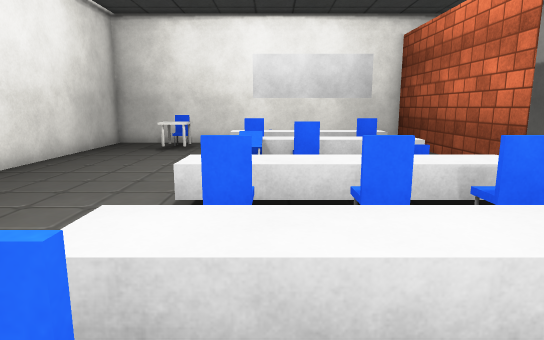
[1] (above)

16 first-person views from a walk through a 3-D level made in the Unity game engine. The camera is 1.5 m above the floor, tilts 10° down and sees 75° across. The floor is counted in squares, 1 m on a side. Each view is taken from the middle of a square. On the plan, view 1 faces up. The plan holds only what a view shows up to about 16 squares ahead; the rest is blank. The player character is not drawn. Some animated figures are left out. Some surface patterns are stand-ins.

[2]
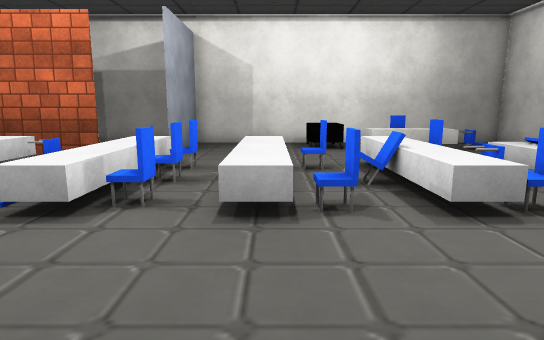

[3]
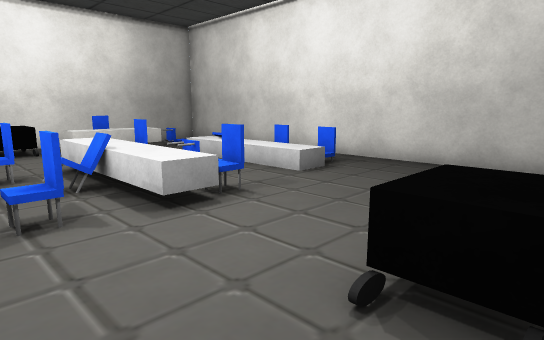

[4]
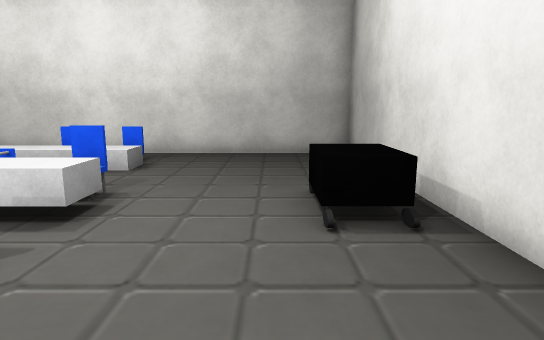

[5]
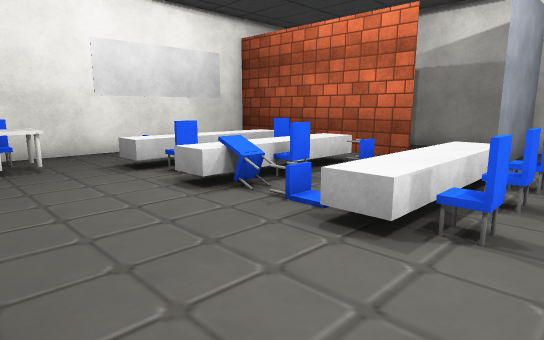

[6]
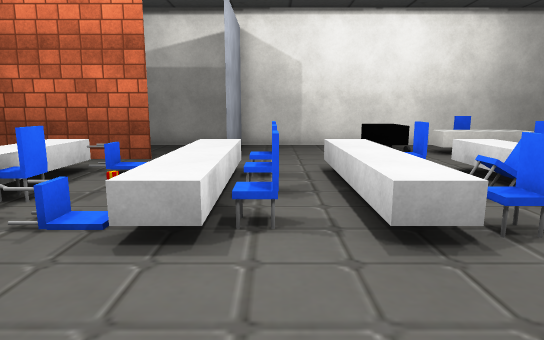

[7]
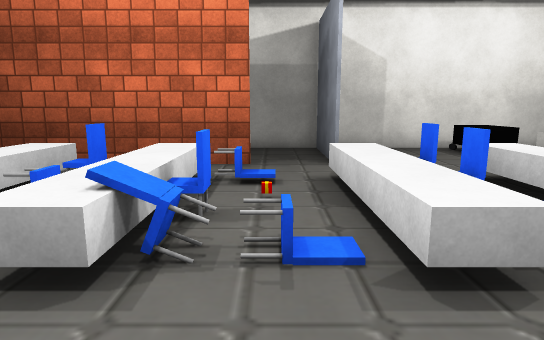

[8]
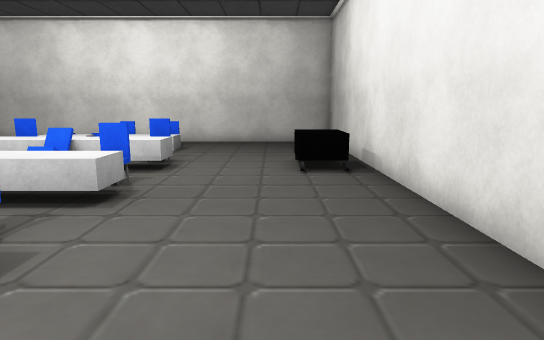

[9]
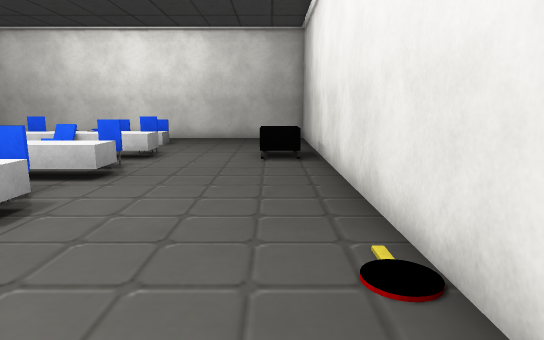

[10]
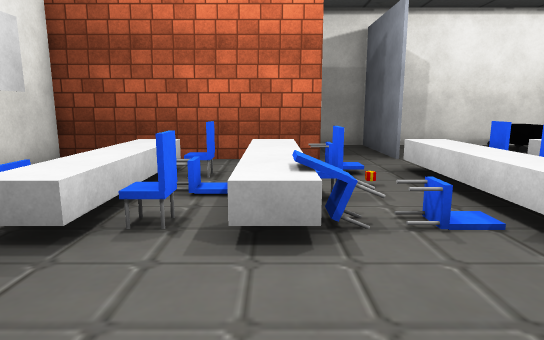

[11]
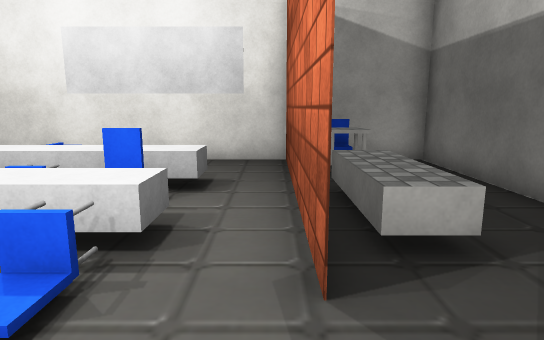

[12]
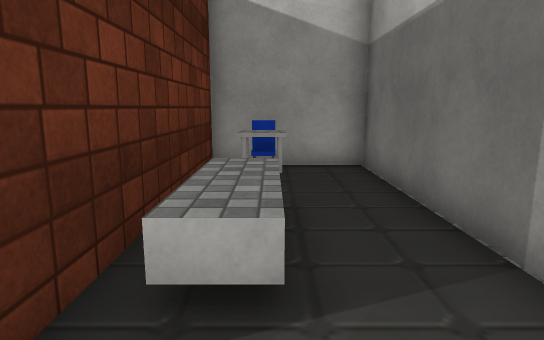

[13]
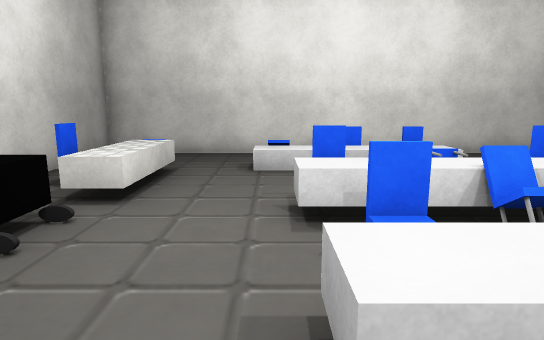

[14]
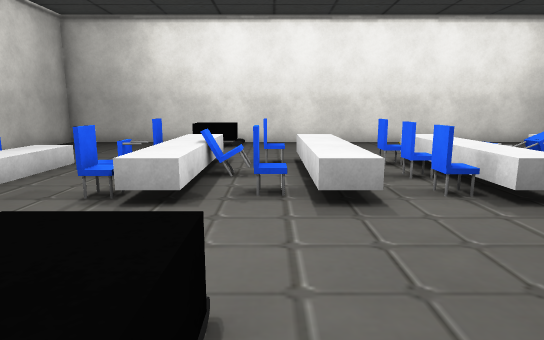

[15]
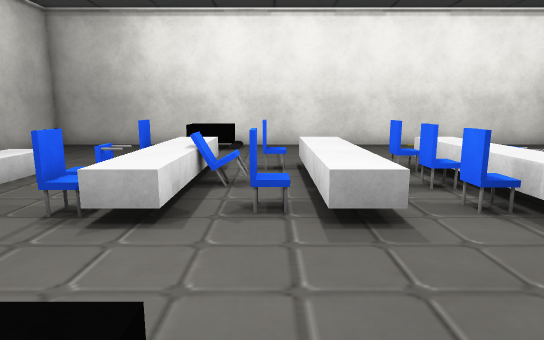

[16]
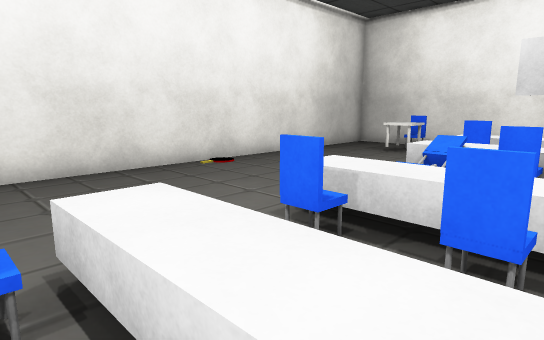

### Floor plan
Key: @ floor where view 1 was taken; # wall or solid block; . main floor; : floor 0.5 m higher than the main floor; / step, stairs or slope; = window, fence, low wall or low ledge; ^ raised ledge; O other object.
Columns run from 7 left of view 1 to 10 right of it. Each row starts with its distance up from view 1.
 15 #############^O###
 14 #..O...   ..#^O..#
 13 #..OO..O  ..#.O..#
 12 #..OO.^^^^^.#....#
 11 #.....^^^^^.#^^..#
 10 #......OO^O.#=^..#
  9 #.....OO^^^.#^^..#
  8 #.....OOO.O.#....#
  7 #........//......#
  6 #.....^^^^^......#
  5 #.....^^^^^..#####
  4 #.....OOO.O......#
  3 #......^^^^......#
  2 #.....^^^^^......#
  1 #.....O...O......#
  0 #......@O.....OO.#
 -1 #=O...^^^^^......#
 -2 #OO...O.O.O...^..#
 -3 #.......O.....^O.#
 -4 #.............^..#
 -5 #......::::O..O. #
 -6 #......O O  ../  #
 -7 #.......    ...  #
 -8 ##################

Where each view was taken, in squares from view 1:
view 1: 0 up, 0 right, facing up
view 2: 2 up, 6 left, facing right
view 3: 2 up, 6 left, facing down-right
view 4: 4 up, 4 left, facing down
view 5: 3 up, 5 left, facing up-right
view 6: 4 up, 5 left, facing right
view 7: 7 up, 4 left, facing right
view 8: 8 up, 4 left, facing down
view 9: 10 up, 5 left, facing down
view 10: 9 up, 5 left, facing right
view 11: 5 up, 5 right, facing up
view 12: 6 up, 7 right, facing up
view 13: 4 up, 4 right, facing down
view 14: 1 up, 9 right, facing left
view 15: 1 up, 8 right, facing left
view 16: 1 up, 2 right, facing up-left
